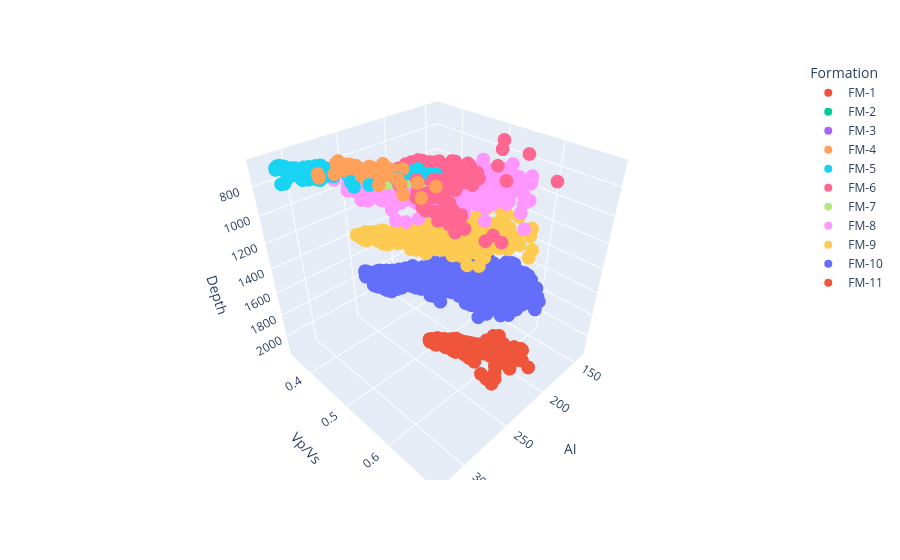

The code cell stored with this chart in its notebook:
### Code cell
import plotly.express as px
import pandas as pd

# Ensure formations are categorical
df['Formation'] = df['Formation'].astype(str)

fig = px.scatter_3d(
    df_clean,
    x='AI',
    ,
    y='Vp/Vs',
    color='Formation',   # automatically colors by formation name
    size_max=5
)

fig.update_layout(scene=dict(zaxis=dict(autorange='reversed')))  # Depth goes downward
fig.show()

### Figure 1 — Plotly figure (JSON) as saved in the notebook; plotly's stock layout.template omitted (floating-point values rounded to 4 significant figures; data arrays with more than 128 entries replaced by an {"elided": "..."} marker saying what was removed)
{"data": [{"hovertemplate": "Formation=FM-1<br>AI=%{x}<br>Vp/Vs=%{y}<br>Depth=%{z}<extra></extra>", "legendgroup": "FM-1", "marker": {"color": "#EF553B", "symbol": "circle"}, "mode": "markers", "name": "FM-1", "scene": "scene", "showlegend": true, "type": "scatter3d", "x": {"elided": "472 float values"}, "y": {"elided": "472 float values"}, "z": {"elided": "472 float values"}}, {"hovertemplate": "Formation=FM-2<br>AI=%{x}<br>Vp/Vs=%{y}<br>Depth=%{z}<extra></extra>", "legendgroup": "FM-2", "marker": {"color": "#00cc96", "symbol": "circle"}, "mode": "markers", "name": "FM-2", "scene": "scene", "showlegend": true, "type": "scatter3d", "x": {"elided": "1056 float values"}, "y": {"elided": "1056 float values"}, "z": {"elided": "1056 float values"}}, {"hovertemplate": "Formation=FM-3<br>AI=%{x}<br>Vp/Vs=%{y}<br>Depth=%{z}<extra></extra>", "legendgroup": "FM-3", "marker": {"color": "#ab63fa", "symbol": "circle"}, "mode": "markers", "name": "FM-3", "scene": "scene", "showlegend": true, "type": "scatter3d", "x": {"elided": "230 float values"}, "y": {"elided": "230 float values"}, "z": {"elided": "230 float values"}}, {"hovertemplate": "Formation=FM-4<br>AI=%{x}<br>Vp/Vs=%{y}<br>Depth=%{z}<extra></extra>", "legendgroup": "FM-4", "marker": {"color": "#FFA15A", "symbol": "circle"}, "mode": "markers", "name": "FM-4", "scene": "scene", "showlegend": true, "type": "scatter3d", "x": {"elided": "184 float values"}, "y": {"elided": "184 float values"}, "z": {"elided": "184 float values"}}, {"hovertemplate": "Formation=FM-5<br>AI=%{x}<br>Vp/Vs=%{y}<br>Depth=%{z}<extra></extra>", "legendgroup": "FM-5", "marker": {"color": "#19d3f3", "symbol": "circle"}, "mode": "markers", "name": "FM-5", "scene": "scene", "showlegend": true, "type": "scatter3d", "x": {"elided": "177 float values"}, "y": {"elided": "177 float values"}, "z": {"elided": "177 float values"}}, {"hovertemplate": "Formation=FM-6<br>AI=%{x}<br>Vp/Vs=%{y}<br>Depth=%{z}<extra></extra>", "legendgroup": "FM-6", "marker": {"color": "#FF6692", "symbol": "circle"}, "mode": "markers", "name": "FM-6", "scene": "scene", "showlegend": true, "type": "scatter3d", "x": {"elided": "400 float values"}, "y": {"elided": "400 float values"}, "z": {"elided": "400 float values"}}, {"hovertemplate": "Formation=FM-7<br>AI=%{x}<br>Vp/Vs=%{y}<br>Depth=%{z}<extra></extra>", "legendgroup": "FM-7", "marker": {"color": "#B6E880", "symbol": "circle"}, "mode": "markers", "name": "FM-7", "scene": "scene", "showlegend": true, "type": "scatter3d", "x": [235.7, 235.1, 233.1, 232.8, 236.6, 242.2, 240.6, 235.9, 236.1, 237.8, 236.4, 232.9, 231.1, 235.9, 239.6, 235.3, 229.9, 226.9, 228.6, 233.4, 235.6, 232.9, 232.2, 236.6, 244.9, 246.3, 243.5, 237.4, 235.8, 233.9, 232.7, 231.5, 228.2, 226.2, 227.8, 233.3, 236.7, 239.1, 241.5, 245.2, 245.5, 246.2, 247.4, 247.7, 249.1, 250.4, 252.3, 252.7, 251.7, 251.3, 250.4, 247.5, 243.0, 237.5, 233.5, 230.3, 228.5, 233.4, 239.8, 243.5, 245.8, 244.8, 244.9, 246.4, 245.6, 244.7, 243.4, 242.2, 241.6, 241.0, 240.8, 240.4, 239.8, 239.2, 240.0, 243.6, 248.2, 252.9, 255.5, 255.0, 253.2, 252.3, 252.8, 252.9, 253.5, 255.0, 257.1, 259.8, 261.5, 262.6, 264.5, 264.0, 264.9, 264.7, 265.2, 265.4, 265.9, 266.0, 265.0, 263.2, 264.7, 267.8, 266.2, 264.2, 263.3, 263.2, 263.9, 264.2, 260.4, 250.9, 237.7, 225.1], "y": [0.4858, 0.485, 0.4803, 0.4824, 0.4916, 0.5057, 0.5077, 0.4992, 0.4967, 0.4951, 0.4924, 0.4856, 0.4789, 0.4835, 0.4868, 0.488, 0.5132, 0.5203, 0.5213, 0.525, 0.5212, 0.5035, 0.4859, 0.4939, 0.5283, 0.5463, 0.5412, 0.5236, 0.5079, 0.5009, 0.4938, 0.4812, 0.4748, 0.474, 0.4843, 0.4966, 0.5062, 0.5048, 0.509, 0.5054, 0.4971, 0.4929, 0.4887, 0.4928, 0.4997, 0.4917, 0.4817, 0.4776, 0.4697, 0.4772, 0.4822, 0.4888, 0.4977, 0.4943, 0.485, 0.4704, 0.4715, 0.5002, 0.5068, 0.5089, 0.5, 0.4815, 0.4851, 0.4901, 0.4944, 0.5021, 0.5088, 0.5165, 0.5186, 0.5091, 0.4998, 0.4972, 0.4987, 0.4941, 0.4813, 0.4796, 0.4768, 0.4769, 0.4784, 0.4863, 0.4965, 0.494, 0.4846, 0.4712, 0.4656, 0.4534, 0.4525, 0.4571, 0.4695, 0.4688, 0.4812, 0.4865, 0.4824, 0.4666, 0.4496, 0.437, 0.446, 0.4537, 0.4451, 0.4489, 0.4552, 0.4639, 0.469, 0.4557, 0.4453, 0.4454, 0.4531, 0.4767, 0.4826, 0.483, 0.4713, 0.525], "z": [790.0, 790.0, 790.0, 790.0, 790.0, 790.0, 790.0, 790.0, 790.0, 790.0, 790.0, 790.0, 790.0, 790.0, 790.0, 790.0, 790.0, 790.0, 790.0, 790.0, 790.0, 790.0, 790.0, 790.0, 790.0, 790.0, 790.0, 790.0, 790.0, 790.0, 790.0, 790.0, 790.0, 790.0, 790.0, 790.0, 790.0, 790.0, 790.0, 790.0, 790.0, 790.0, 790.0, 790.0, 790.0, 790.0, 790.0, 790.0, 790.0, 790.0, 790.0, 790.0, 790.0, 790.0, 790.0, 790.0, 790.0, 790.0, 790.0, 790.0, 790.0, 790.0, 790.0, 790.0, 790.0, 790.0, 790.0, 790.0, 790.0, 790.0, 790.0, 790.0, 790.0, 790.0, 790.0, 790.0, 790.0, 790.0, 790.0, 790.0, 790.0, 790.0, 790.0, 790.0, 790.0, 790.0, 790.0, 790.0, 790.0, 790.0, 790.0, 790.0, 790.0, 790.0, 790.0, 790.0, 790.0, 790.0, 790.0, 790.0, 790.0, 790.0, 790.0, 790.0, 790.0, 790.0, 790.0, 790.0, 790.0, 790.0, 790.0, 790.0]}, {"hovertemplate": "Formation=FM-8<br>AI=%{x}<br>Vp/Vs=%{y}<br>Depth=%{z}<extra></extra>", "legendgroup": "FM-8", "marker": {"color": "#FF97FF", "symbol": "circle"}, "mode": "markers", "name": "FM-8", "scene": "scene", "showlegend": true, "type": "scatter3d", "x": {"elided": "2369 float values"}, "y": {"elided": "2369 float values"}, "z": {"elided": "2369 float values"}}, {"hovertemplate": "Formation=FM-9<br>AI=%{x}<br>Vp/Vs=%{y}<br>Depth=%{z}<extra></extra>", "legendgroup": "FM-9", "marker": {"color": "#FECB52", "symbol": "circle"}, "mode": "markers", "name": "FM-9", "scene": "scene", "showlegend": true, "type": "scatter3d", "x": {"elided": "2290 float values"}, "y": {"elided": "2290 float values"}, "z": {"elided": "2290 float values"}}, {"hovertemplate": "Formation=FM-10<br>AI=%{x}<br>Vp/Vs=%{y}<br>Depth=%{z}<extra></extra>", "legendgroup": "FM-10", "marker": {"color": "#636efa", "symbol": "circle"}, "mode": "markers", "name": "FM-10", "scene": "scene", "showlegend": true, "type": "scatter3d", "x": {"elided": "4094 float values"}, "y": {"elided": "4094 float values"}, "z": {"elided": "4094 float values"}}, {"hovertemplate": "Formation=FM-11<br>AI=%{x}<br>Vp/Vs=%{y}<br>Depth=%{z}<extra></extra>", "legendgroup": "FM-11", "marker": {"color": "#EF553B", "symbol": "circle"}, "mode": "markers", "name": "FM-11", "scene": "scene", "showlegend": true, "type": "scatter3d", "x": {"elided": "455 float values"}, "y": {"elided": "455 float values"}, "z": {"elided": "455 float values"}}], "layout": {"legend": {"title": {"text": "Formation"}, "tracegroupgap": 0}, "margin": {"t": 60}, "scene": {"domain": {"x": [0, 1], "y": [0, 1]}, "xaxis": {"title": {"text": "AI"}}, "yaxis": {"title": {"text": "Vp/Vs"}}, "zaxis": {"autorange": "reversed", "title": {"text": "Depth"}}}}}
